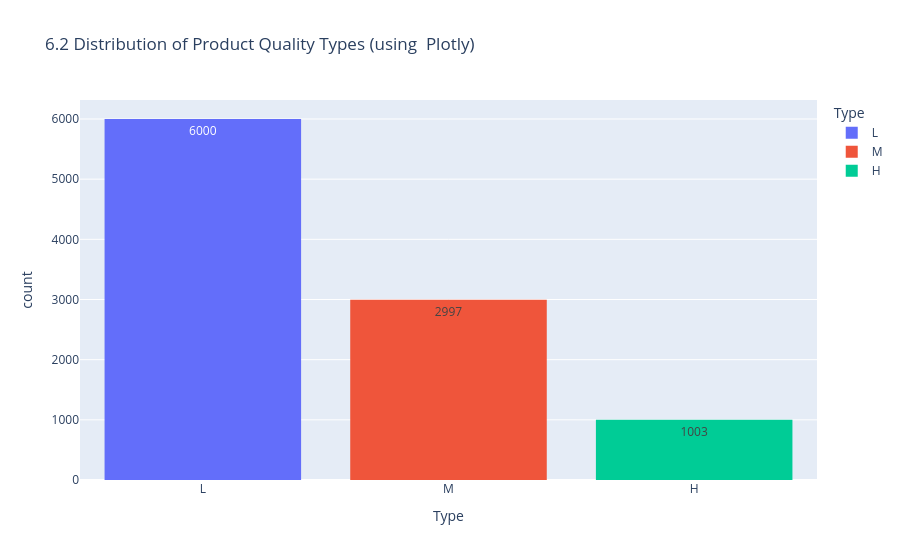

Source (notebook cell):
### Code cell
fig2 = px.histogram(df_viz, x='Type', 
                    title='6.2 Distribution of Product Quality Types (using  Plotly)',
                    category_orders={'Type': ['L', 'M', 'H']},
                    color='Type', text_auto=True)
fig2.show()

### Figure 1 — Plotly figure (JSON) as saved in the notebook; plotly's stock layout.template omitted (floating-point values rounded to 4 significant figures; data arrays with more than 128 entries replaced by an {"elided": "..."} marker saying what was removed)
{"data": [{"alignmentgroup": "True", "bingroup": "x", "hovertemplate": "Type=%{x}<br>count=%{y}<extra></extra>", "legendgroup": "L", "marker": {"color": "#636efa", "pattern": {"shape": ""}}, "name": "L", "offsetgroup": "L", "orientation": "v", "showlegend": true, "texttemplate": "%{value}", "type": "histogram", "x": {"elided": "6000 str values"}, "xaxis": "x", "yaxis": "y"}, {"alignmentgroup": "True", "bingroup": "x", "hovertemplate": "Type=%{x}<br>count=%{y}<extra></extra>", "legendgroup": "M", "marker": {"color": "#EF553B", "pattern": {"shape": ""}}, "name": "M", "offsetgroup": "M", "orientation": "v", "showlegend": true, "texttemplate": "%{value}", "type": "histogram", "x": {"elided": "2997 str values"}, "xaxis": "x", "yaxis": "y"}, {"alignmentgroup": "True", "bingroup": "x", "hovertemplate": "Type=%{x}<br>count=%{y}<extra></extra>", "legendgroup": "H", "marker": {"color": "#00cc96", "pattern": {"shape": ""}}, "name": "H", "offsetgroup": "H", "orientation": "v", "showlegend": true, "texttemplate": "%{value}", "type": "histogram", "x": {"elided": "1003 str values"}, "xaxis": "x", "yaxis": "y"}], "layout": {"autosize": true, "barmode": "relative", "legend": {"title": {"text": "Type"}, "tracegroupgap": 0}, "title": {"text": "6.2 Distribution of Product Quality Types (using  Plotly)"}, "xaxis": {"anchor": "y", "autorange": true, "categoryarray": ["L", "M", "H"], "categoryorder": "array", "domain": [0, 1], "range": [-0.5, 2.5], "title": {"text": "Type"}, "type": "category"}, "yaxis": {"anchor": "x", "autorange": true, "domain": [0, 1], "range": [0, 6316.0], "title": {"text": "count"}}}}
